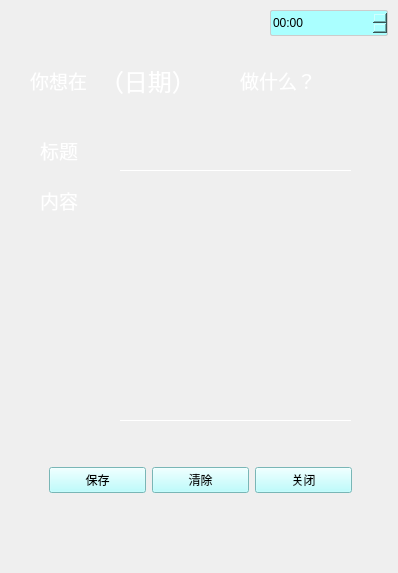
<?xml version="1.0" encoding="UTF-8"?>
<ui version="4.0">
 <class>Reminder</class>
 <widget class="QWidget" name="Reminder">
  <property name="geometry">
   <rect>
    <x>0</x>
    <y>0</y>
    <width>398</width>
    <height>573</height>
   </rect>
  </property>
  <property name="windowTitle">
   <string>Form</string>
  </property>
  <property name="styleSheet">
   <string notr="true">#Reminder{
	background-image: url(:/icons/image3.jpg);
}
QPlainTextEdit{
	background:rgba(0,0,0,0);
	border:1px none white;
	border-bottom:1px solid white;
	color:white;
}
QGroupBox{
	border:1px none white;
}
QLabel{
	color:white;
}</string>
  </property>
  <widget class="QLabel" name="label">
   <property name="geometry">
    <rect>
     <x>30</x>
     <y>60</y>
     <width>61</width>
     <height>41</height>
    </rect>
   </property>
   <property name="font">
    <font>
     <family>楷体_GB2312</family>
     <pointsize>14</pointsize>
    </font>
   </property>
   <property name="text">
    <string>你想在</string>
   </property>
  </widget>
  <widget class="QLabel" name="label_Date">
   <property name="geometry">
    <rect>
     <x>100</x>
     <y>60</y>
     <width>171</width>
     <height>41</height>
    </rect>
   </property>
   <property name="font">
    <font>
     <family>楷体_GB2312</family>
     <pointsize>18</pointsize>
    </font>
   </property>
   <property name="text">
    <string>（日期）</string>
   </property>
  </widget>
  <widget class="QLabel" name="label_3">
   <property name="geometry">
    <rect>
     <x>240</x>
     <y>60</y>
     <width>101</width>
     <height>41</height>
    </rect>
   </property>
   <property name="font">
    <font>
     <family>楷体_GB2312</family>
     <pointsize>14</pointsize>
    </font>
   </property>
   <property name="text">
    <string>做什么？</string>
   </property>
  </widget>
  <widget class="QLabel" name="label_4">
   <property name="geometry">
    <rect>
     <x>40</x>
     <y>130</y>
     <width>41</width>
     <height>41</height>
    </rect>
   </property>
   <property name="font">
    <font>
     <family>楷体_GB2312</family>
     <pointsize>14</pointsize>
    </font>
   </property>
   <property name="text">
    <string>标题</string>
   </property>
  </widget>
  <widget class="QLabel" name="label_5">
   <property name="geometry">
    <rect>
     <x>40</x>
     <y>180</y>
     <width>41</width>
     <height>41</height>
    </rect>
   </property>
   <property name="font">
    <font>
     <family>楷体_GB2312</family>
     <pointsize>14</pointsize>
    </font>
   </property>
   <property name="text">
    <string>内容</string>
   </property>
  </widget>
  <widget class="QGroupBox" name="groupBox">
   <property name="geometry">
    <rect>
     <x>40</x>
     <y>440</y>
     <width>321</width>
     <height>81</height>
    </rect>
   </property>
   <property name="sizePolicy">
    <sizepolicy hsizetype="Expanding" vsizetype="Expanding">
     <horstretch>5</horstretch>
     <verstretch>5</verstretch>
    </sizepolicy>
   </property>
   <property name="styleSheet">
    <string notr="true">QPushButton{
	background:rgb(170, 255, 255);
}</string>
   </property>
   <property name="title">
    <string/>
   </property>
   <layout class="QGridLayout" name="gridLayout">
    <item row="0" column="0">
     <widget class="QPushButton" name="pushButton_save">
      <property name="text">
       <string>保存</string>
      </property>
     </widget>
    </item>
    <item row="0" column="1">
     <widget class="QPushButton" name="pushButton_clear">
      <property name="text">
       <string>清除</string>
      </property>
     </widget>
    </item>
    <item row="0" column="2">
     <widget class="QPushButton" name="pushButton_close">
      <property name="text">
       <string>关闭</string>
      </property>
     </widget>
    </item>
   </layout>
  </widget>
  <widget class="QLabel" name="label_2">
   <property name="geometry">
    <rect>
     <x>0</x>
     <y>0</y>
     <width>411</width>
     <height>551</height>
    </rect>
   </property>
   <property name="styleSheet">
    <string notr="true">QLabel{
	background-image: url(:/icons/image3.jpg);
}</string>
   </property>
   <property name="text">
    <string/>
   </property>
  </widget>
  <widget class="QPlainTextEdit" name="plainTextEdit_Title">
   <property name="geometry">
    <rect>
     <x>120</x>
     <y>130</y>
     <width>231</width>
     <height>41</height>
    </rect>
   </property>
   <property name="font">
    <font>
     <family>方正小标宋简体</family>
     <pointsize>14</pointsize>
    </font>
   </property>
  </widget>
  <widget class="QPlainTextEdit" name="plainTextEdit_Content">
   <property name="geometry">
    <rect>
     <x>120</x>
     <y>190</y>
     <width>231</width>
     <height>231</height>
    </rect>
   </property>
   <property name="font">
    <font>
     <family>楷体_GB2312</family>
     <pointsize>14</pointsize>
    </font>
   </property>
   <property name="styleSheet">
    <string notr="true">QPlainTextEdit{
	color:black;
}</string>
   </property>
  </widget>
  <widget class="QTimeEdit" name="timeEdit_selectTime">
   <property name="geometry">
    <rect>
     <x>270</x>
     <y>10</y>
     <width>118</width>
     <height>26</height>
    </rect>
   </property>
   <property name="styleSheet">
    <string notr="true">QTimeEdit
{
    min-height:24px;
    max-height:24px;
    border-radius:2px;
    border:1px solid #cccccc;
	background:rgb(170, 255, 255);
}

QTimeEdit:hover,
QTimeEdit:focus
{
    border-radius:2px;
    border:1px solid #0f6dbe;
}

/*QTimeEdit::down-button
{
    border:none;
    width:30px;
    background-color:white;
}


.QTimeEdit::up-button
{
    border:none;
    width:30px;
    background-color:white;
}*/

</string>
   </property>
   <property name="displayFormat">
    <string>HH:mm</string>
   </property>
  </widget>
  <zorder>label_2</zorder>
  <zorder>label</zorder>
  <zorder>label_Date</zorder>
  <zorder>label_3</zorder>
  <zorder>label_4</zorder>
  <zorder>label_5</zorder>
  <zorder>groupBox</zorder>
  <zorder>plainTextEdit_Title</zorder>
  <zorder>plainTextEdit_Content</zorder>
  <zorder>timeEdit_selectTime</zorder>
 </widget>
 <resources/>
 <connections>
  <connection>
   <sender>pushButton_close</sender>
   <signal>clicked()</signal>
   <receiver>Reminder</receiver>
   <slot>close()</slot>
   <hints>
    <hint type="sourcelabel">
     <x>303</x>
     <y>470</y>
    </hint>
    <hint type="destinationlabel">
     <x>198</x>
     <y>286</y>
    </hint>
   </hints>
  </connection>
  <connection>
   <sender>pushButton_clear</sender>
   <signal>clicked()</signal>
   <receiver>plainTextEdit_Title</receiver>
   <slot>clear()</slot>
   <hints>
    <hint type="sourcelabel">
     <x>200</x>
     <y>480</y>
    </hint>
    <hint type="destinationlabel">
     <x>235</x>
     <y>150</y>
    </hint>
   </hints>
  </connection>
  <connection>
   <sender>pushButton_clear</sender>
   <signal>clicked()</signal>
   <receiver>plainTextEdit_Content</receiver>
   <slot>clear()</slot>
   <hints>
    <hint type="sourcelabel">
     <x>200</x>
     <y>480</y>
    </hint>
    <hint type="destinationlabel">
     <x>235</x>
     <y>305</y>
    </hint>
   </hints>
  </connection>
 </connections>
</ui>
